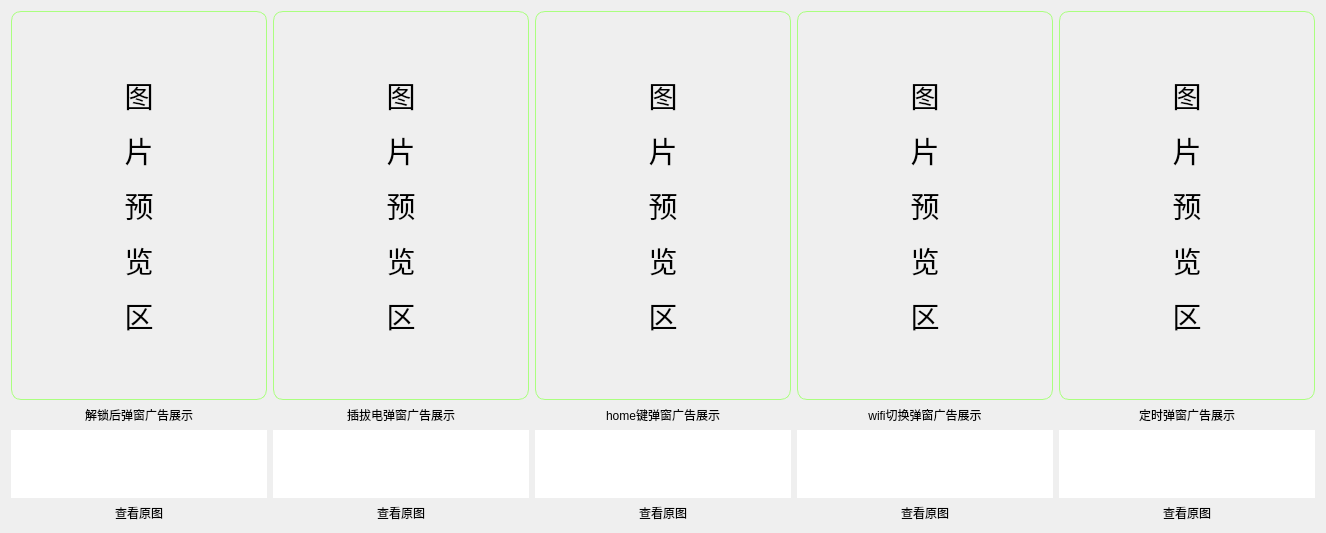
             <widget class="QWidget" name="tab_18">
              <attribute name="title">
               <string>广告截图页</string>
              </attribute>
              <layout class="QHBoxLayout" name="horizontalLayout_23">
               <item>
                <layout class="QVBoxLayout" name="verticalLayout_53" stretch="8,0,1,1">
                 <item>
                  <widget class="QLabel" name="AshingAdUnlockImg">
                   <property name="styleSheet">
                    <string notr="true">font: 14pt &quot;幼圆&quot;;
border-color: rgb(170, 255, 127);
border-width: 1px;
border-style: solid;
border-radius:10px;</string>
                   </property>
                   <property name="text">
                    <string>&lt;html&gt;&lt;head/&gt;&lt;body&gt;&lt;p&gt;&lt;span style=&quot; font-size:22pt;&quot;&gt;图&lt;/span&gt;&lt;/p&gt;&lt;p&gt;&lt;span style=&quot; font-size:22pt;&quot;&gt;片&lt;/span&gt;&lt;/p&gt;&lt;p&gt;&lt;span style=&quot; font-size:22pt;&quot;&gt;预&lt;/span&gt;&lt;/p&gt;&lt;p&gt;&lt;span style=&quot; font-size:22pt;&quot;&gt;览&lt;/span&gt;&lt;/p&gt;&lt;p&gt;&lt;span style=&quot; font-size:22pt;&quot;&gt;区&lt;/span&gt;&lt;/p&gt;&lt;/body&gt;&lt;/html&gt;</string>
                   </property>
                   <property name="alignment">
                    <set>Qt::AlignCenter</set>
                   </property>
                  </widget>
                 </item>
                 <item>
                  <widget class="QLabel" name="label_59">
                   <property name="styleSheet">
                    <string notr="true">font: 10pt &quot;幼圆&quot;;</string>
                   </property>
                   <property name="text">
                    <string>解锁后弹窗广告展示</string>
                   </property>
                   <property name="alignment">
                    <set>Qt::AlignCenter</set>
                   </property>
                  </widget>
                 </item>
                 <item>
                  <widget class="QTextBrowser" name="AshingAdUnlockPath">
                   <property name="styleSheet">
                    <string notr="true">border-radius: 20px;
font: 10pt &quot;微软雅黑&quot;;
color: rgb(170, 255, 127);</string>
                   </property>
                  </widget>
                 </item>
                 <item>
                  <widget class="QPushButton" name="AshingAdUnlockLook">
                   <property name="styleSheet">
                    <string notr="true">QPushButton
{border-radius:10px;
font: 14pt &quot;幼圆&quot;;}</string>
                   </property>
                   <property name="text">
                    <string>查看原图</string>
                   </property>
                  </widget>
                 </item>
                </layout>
               </item>
               <item>
                <layout class="QVBoxLayout" name="verticalLayout_54" stretch="8,0,1,1">
                 <item>
                  <widget class="QLabel" name="AshingAdChargeImg">
                   <property name="styleSheet">
                    <string notr="true">font: 14pt &quot;幼圆&quot;;
border-color: rgb(170, 255, 127);
border-width: 1px;
border-style: solid;
border-radius:10px;</string>
                   </property>
                   <property name="text">
                    <string>&lt;html&gt;&lt;head/&gt;&lt;body&gt;&lt;p&gt;&lt;span style=&quot; font-size:22pt;&quot;&gt;图&lt;/span&gt;&lt;/p&gt;&lt;p&gt;&lt;span style=&quot; font-size:22pt;&quot;&gt;片&lt;/span&gt;&lt;/p&gt;&lt;p&gt;&lt;span style=&quot; font-size:22pt;&quot;&gt;预&lt;/span&gt;&lt;/p&gt;&lt;p&gt;&lt;span style=&quot; font-size:22pt;&quot;&gt;览&lt;/span&gt;&lt;/p&gt;&lt;p&gt;&lt;span style=&quot; font-size:22pt;&quot;&gt;区&lt;/span&gt;&lt;/p&gt;&lt;/body&gt;&lt;/html&gt;</string>
                   </property>
                   <property name="alignment">
                    <set>Qt::AlignCenter</set>
                   </property>
                  </widget>
                 </item>
                 <item>
                  <widget class="QLabel" name="label_61">
                   <property name="styleSheet">
                    <string notr="true">font: 10pt &quot;幼圆&quot;;</string>
                   </property>
                   <property name="text">
                    <string>插拔电弹窗广告展示</string>
                   </property>
                   <property name="alignment">
                    <set>Qt::AlignCenter</set>
                   </property>
                  </widget>
                 </item>
                 <item>
                  <widget class="QTextBrowser" name="AshingAdChargePath">
                   <property name="styleSheet">
                    <string notr="true">border-radius: 20px;
font: 10pt &quot;微软雅黑&quot;;
color: rgb(170, 255, 127);</string>
                   </property>
                  </widget>
                 </item>
                 <item>
                  <widget class="QPushButton" name="AshingAdChargeLook">
                   <property name="styleSheet">
                    <string notr="true">QPushButton
{border-radius:10px;
font: 14pt &quot;幼圆&quot;;}</string>
                   </property>
                   <property name="text">
                    <string>查看原图</string>
                   </property>
                  </widget>
                 </item>
                </layout>
               </item>
               <item>
                <layout class="QVBoxLayout" name="verticalLayout_55" stretch="8,0,1,1">
                 <item>
                  <widget class="QLabel" name="AshingAdHomeImg">
                   <property name="styleSheet">
                    <string notr="true">font: 14pt &quot;幼圆&quot;;
border-color: rgb(170, 255, 127);
border-width: 1px;
border-style: solid;
border-radius:10px;</string>
                   </property>
                   <property name="text">
                    <string>&lt;html&gt;&lt;head/&gt;&lt;body&gt;&lt;p&gt;&lt;span style=&quot; font-size:22pt;&quot;&gt;图&lt;/span&gt;&lt;/p&gt;&lt;p&gt;&lt;span style=&quot; font-size:22pt;&quot;&gt;片&lt;/span&gt;&lt;/p&gt;&lt;p&gt;&lt;span style=&quot; font-size:22pt;&quot;&gt;预&lt;/span&gt;&lt;/p&gt;&lt;p&gt;&lt;span style=&quot; font-size:22pt;&quot;&gt;览&lt;/span&gt;&lt;/p&gt;&lt;p&gt;&lt;span style=&quot; font-size:22pt;&quot;&gt;区&lt;/span&gt;&lt;/p&gt;&lt;/body&gt;&lt;/html&gt;</string>
                   </property>
                   <property name="alignment">
                    <set>Qt::AlignCenter</set>
                   </property>
                  </widget>
                 </item>
                 <item>
                  <widget class="QLabel" name="label_63">
                   <property name="styleSheet">
                    <string notr="true">font: 10pt &quot;幼圆&quot;;</string>
                   </property>
                   <property name="text">
                    <string>home键弹窗广告展示</string>
                   </property>
                   <property name="alignment">
                    <set>Qt::AlignCenter</set>
                   </property>
                  </widget>
                 </item>
                 <item>
                  <widget class="QTextBrowser" name="AshingAdHomePath">
                   <property name="styleSheet">
                    <string notr="true">border-radius: 20px;
font: 10pt &quot;微软雅黑&quot;;
color: rgb(170, 255, 127);</string>
                   </property>
                  </widget>
                 </item>
                 <item>
                  <widget class="QPushButton" name="AshingAdHomeLook">
                   <property name="styleSheet">
                    <string notr="true">QPushButton
{border-radius:10px;
font: 14pt &quot;幼圆&quot;;}</string>
                   </property>
                   <property name="text">
                    <string>查看原图</string>
                   </property>
                  </widget>
                 </item>
                </layout>
               </item>
               <item>
                <layout class="QVBoxLayout" name="verticalLayout_56" stretch="8,0,1,1">
                 <item>
                  <widget class="QLabel" name="AshingAdWifiImg">
                   <property name="styleSheet">
                    <string notr="true">font: 14pt &quot;幼圆&quot;;
border-color: rgb(170, 255, 127);
border-width: 1px;
border-style: solid;
border-radius:10px;</string>
                   </property>
                   <property name="text">
                    <string>&lt;html&gt;&lt;head/&gt;&lt;body&gt;&lt;p&gt;&lt;span style=&quot; font-size:22pt;&quot;&gt;图&lt;/span&gt;&lt;/p&gt;&lt;p&gt;&lt;span style=&quot; font-size:22pt;&quot;&gt;片&lt;/span&gt;&lt;/p&gt;&lt;p&gt;&lt;span style=&quot; font-size:22pt;&quot;&gt;预&lt;/span&gt;&lt;/p&gt;&lt;p&gt;&lt;span style=&quot; font-size:22pt;&quot;&gt;览&lt;/span&gt;&lt;/p&gt;&lt;p&gt;&lt;span style=&quot; font-size:22pt;&quot;&gt;区&lt;/span&gt;&lt;/p&gt;&lt;/body&gt;&lt;/html&gt;</string>
                   </property>
                   <property name="alignment">
                    <set>Qt::AlignCenter</set>
                   </property>
                  </widget>
                 </item>
                 <item>
                  <widget class="QLabel" name="label_65">
                   <property name="styleSheet">
                    <string notr="true">font: 10pt &quot;幼圆&quot;;</string>
                   </property>
                   <property name="text">
                    <string>wifi切换弹窗广告展示</string>
                   </property>
                   <property name="alignment">
                    <set>Qt::AlignCenter</set>
                   </property>
                  </widget>
                 </item>
                 <item>
                  <widget class="QTextBrowser" name="AshingAdWifiPath">
                   <property name="styleSheet">
                    <string notr="true">border-radius: 20px;
font: 10pt &quot;微软雅黑&quot;;
color: rgb(170, 255, 127);</string>
                   </property>
                  </widget>
                 </item>
                 <item>
                  <widget class="QPushButton" name="AshingAdWifiLook">
                   <property name="styleSheet">
                    <string notr="true">QPushButton
{border-radius:10px;
font: 14pt &quot;幼圆&quot;;}</string>
                   </property>
                   <property name="text">
                    <string>查看原图</string>
                   </property>
                  </widget>
                 </item>
                </layout>
               </item>
               <item>
                <layout class="QVBoxLayout" name="verticalLayout_57" stretch="8,0,1,1">
                 <item>
                  <widget class="QLabel" name="AshingAdTimerImg">
                   <property name="styleSheet">
                    <string notr="true">font: 14pt &quot;幼圆&quot;;
border-color: rgb(170, 255, 127);
border-width: 1px;
border-style: solid;
border-radius:10px;</string>
                   </property>
                   <property name="text">
                    <string>&lt;html&gt;&lt;head/&gt;&lt;body&gt;&lt;p&gt;&lt;span style=&quot; font-size:22pt;&quot;&gt;图&lt;/span&gt;&lt;/p&gt;&lt;p&gt;&lt;span style=&quot; font-size:22pt;&quot;&gt;片&lt;/span&gt;&lt;/p&gt;&lt;p&gt;&lt;span style=&quot; font-size:22pt;&quot;&gt;预&lt;/span&gt;&lt;/p&gt;&lt;p&gt;&lt;span style=&quot; font-size:22pt;&quot;&gt;览&lt;/span&gt;&lt;/p&gt;&lt;p&gt;&lt;span style=&quot; font-size:22pt;&quot;&gt;区&lt;/span&gt;&lt;/p&gt;&lt;/body&gt;&lt;/html&gt;</string>
                   </property>
                   <property name="alignment">
                    <set>Qt::AlignCenter</set>
                   </property>
                  </widget>
                 </item>
                 <item>
                  <widget class="QLabel" name="label_67">
                   <property name="styleSheet">
                    <string notr="true">font: 10pt &quot;幼圆&quot;;</string>
                   </property>
                   <property name="text">
                    <string>定时弹窗广告展示</string>
                   </property>
                   <property name="alignment">
                    <set>Qt::AlignCenter</set>
                   </property>
                  </widget>
                 </item>
                 <item>
                  <widget class="QTextBrowser" name="AshingAdTimerPath">
                   <property name="styleSheet">
                    <string notr="true">border-radius: 20px;
font: 10pt &quot;微软雅黑&quot;;
color: rgb(170, 255, 127);</string>
                   </property>
                  </widget>
                 </item>
                 <item>
                  <widget class="QPushButton" name="AshingAdTimerLook">
                   <property name="styleSheet">
                    <string notr="true">QPushButton
{border-radius:10px;
font: 14pt &quot;幼圆&quot;;}</string>
                   </property>
                   <property name="text">
                    <string>查看原图</string>
                   </property>
                  </widget>
                 </item>
                </layout>
               </item>
              </layout>
             </widget>
